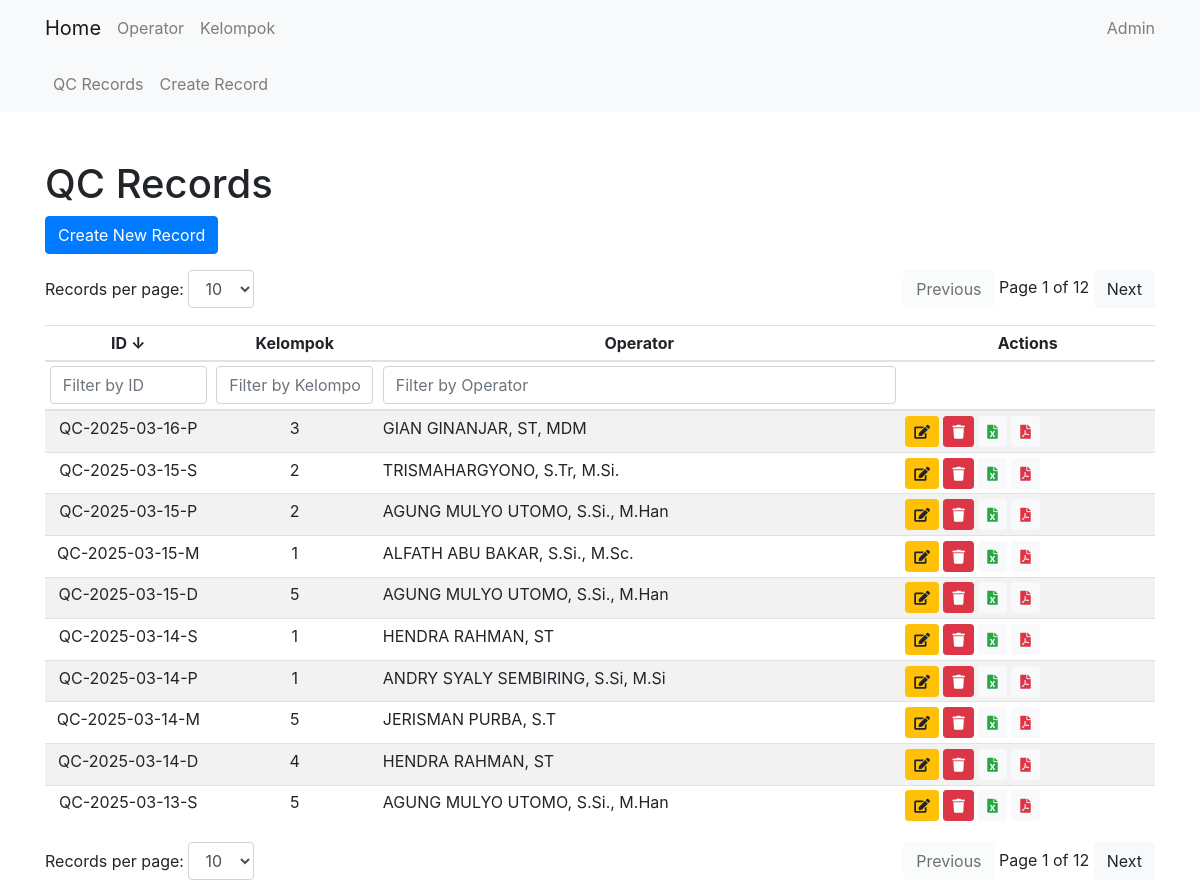
Page /qc/ on the earlier database version.
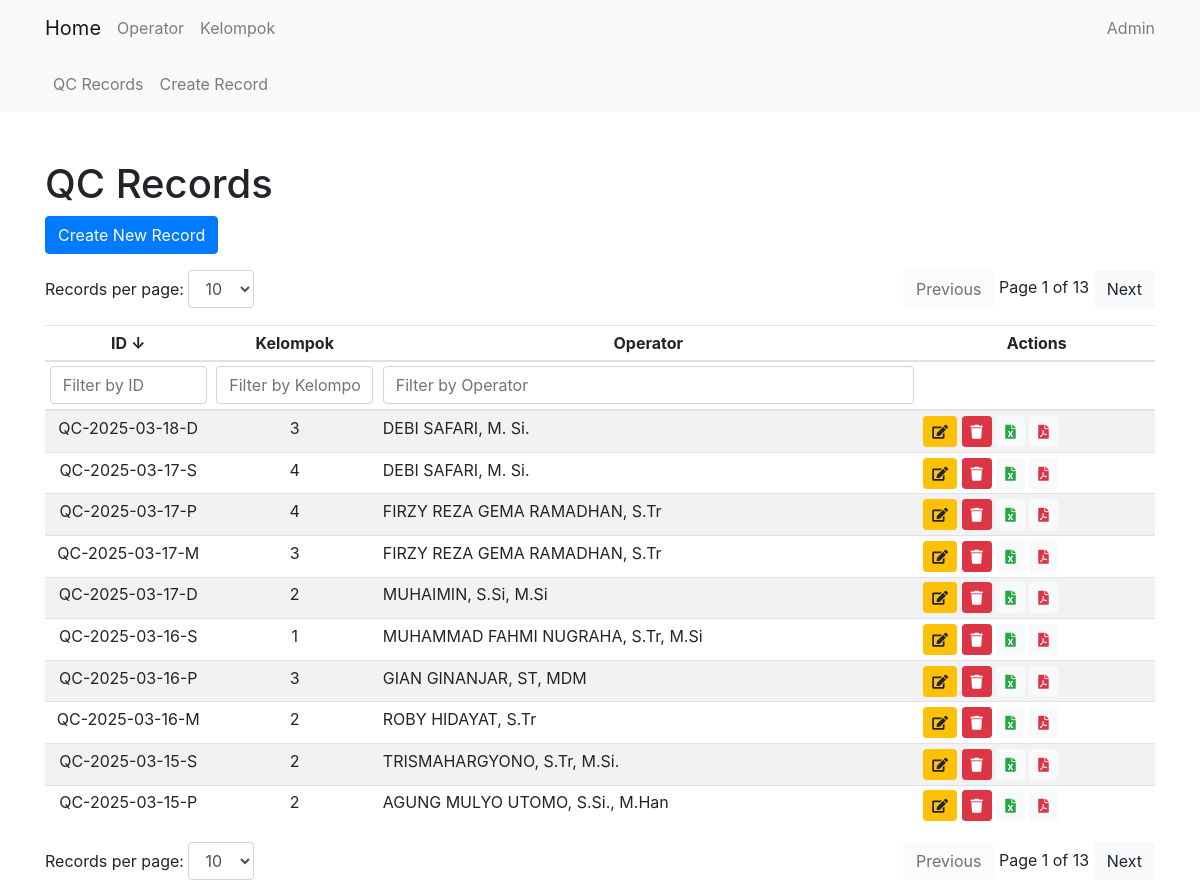
Same page on the later database version.
### qc/models.py (models this page shows, shortened)
class QcRecord(models.Model):
    date = models.DateField(default=get_default_date)
    qc_id = models.CharField(max_length=15, default='0')
    shift = models.CharField(max_length=15, choices=SHIFT, default='P')
    kelompok = models.CharField(max_length=1, choices=KELOMPOK, default='1')
    jam_pelaksanaan = models.TimeField(default=(timezone.now() + timezone.timedelta(hours=7)).replace(second=0, microsecond=0))
    qc_prev = models.TextField(default='0')
    qc = models.TextField(default='0')
    operator = models.ForeignKey(Operator, on_delete=models.CASCADE)
    NIP = models.CharField(max_length=18, default='0')
    event_indonesia = models.IntegerField(default=0)
    event_luar = models.IntegerField(default=0)
    kel_sebelum = models.CharField(max_length=1, choices=KELOMPOK, default='1')

### core/models.py (models this page shows)
class Operator(models.Model):
    name = models.CharField(max_length=100)
    NIP = models.CharField(max_length=18)
    nickname = models.CharField(max_length=100, default='')
    def __str__(self):
        return self.name

### qc/views.py (the view)
# urls.py: path('', QcRecordListView.as_view(), name='qcrecord_list'),
class QcRecordListView(ListView):
    model = QcRecord
    template_name = 'qc/qcrecord_list.html'
    context_object_name = 'qcrecords'

### qc/templates/qc/qcrecord_list.html (shortened to what this page needs)
{% extends 'core/base.html' %}
{% block content %}
<h1 class="mt-5">QC Records</h1>
<a href="{% url 'qc:qcrecord_create' %}" class="btn btn-primary mb-3">Create New Record</a>
<div class="d-flex justify-content-between mb-3">
    <div>
        <label for="recordsPerPageTop">Records per page:</label>
        <select id="recordsPerPageTop" class="form-control d-inline-block w-auto">
            <option value="10" selected>10</option>
        </select>
    </div>
    <div>
        <button id="prevPageTop" class="btn btn-light">Previous</button>
        <span id="pageInfoTop"></span>
        <button id="nextPageTop" class="btn btn-light">Next</button>
    </div>
</div>
<div class="table-responsive">
    <table class="table table-striped table-sm" id="qcRecordTable">
        <thead>
            <tr>
                <th onclick="sortTable(0)" style="cursor: pointer; text-align: center;" width="15%">ID <span id="idSortArrow">↓</span></th>
                <th onclick="sortTable(1)" style="cursor: pointer; text-align: center;" width="15%">Kelompok </th>
                <th onclick="sortTable(2)" style="cursor: pointer; text-align: center;">Operator </th>
                <th style="text-align: center;">Actions</th>
            </tr>
            <tr>
                <th><input type="text" id="idFilter" onkeyup="filterTable(0)" placeholder="Filter by ID" class="form-control"></th>
                <th><input type="text" id="kelompokFilter" onkeyup="filterTable(1)" placeholder="Filter by Kelompok" class="form-control"></th>
                <th><input type="text" id="operatorFilter" onkeyup="filterTable(2)" placeholder="Filter by Operator" class="form-control"></th>
                <th></th>
            </tr>
        </thead>
        <tbody id="qcRecordTableBody">
            {% for record in qcrecords|dictsortreversed:"qc_id" %}
            <tr>
                <td style="text-align: center;">{{ record.qc_id }}</td>
                <td style="text-align: center;">{{ record.kelompok }}</td>
                <td>{{ record.operator }}</td>
                <td>
                    <a href="{% url 'qc:qcrecord_update' record.pk %}" class="btn btn-sm btn-warning" data-toggle="tooltip" title="Edit">
                        <i class="fas fa-edit"></i>
                    </a>
                    <form action="{% url 'qc:qcrecord_delete_direct' record.pk %}" method="post" style="display:inline;">
                        <button type="button" class="btn btn-sm btn-danger delete-button" data-toggle="tooltip" title="Delete">
                            <i class="fas fa-trash"></i>
                        </button>
                    </form>
                    <a href="{% url 'qc:export_to_excel' record.pk %}" class="btn btn-sm btn-light text-success" data-toggle="tooltip" title="Export to Excel">
                        <i class="fas fa-file-excel"></i>
                    </a>
                    <a href="{% url 'qc:export_to_pdf' record.pk %}" class="btn btn-sm btn-light text-danger" data-toggle="tooltip" title="Export to PDF">
                        <i class="fas fa-file-pdf"></i>
                    </a>
                </td>
            </tr>
            {% endfor %}
        </tbody>
    </table>
</div>
<div class="d-flex justify-content-between">
    <div>
        <label for="recordsPerPage">Records per page:</label>
        <select id="recordsPerPage" class="form-control d-inline-block w-auto">
            <option value="10" selected>10</option>
        </select>
    </div>
    <div>
        <button id="prevPage" class="btn btn-light">Previous</button>
        <span id="pageInfo"></span>
        <button id="nextPage" class="btn btn-light">Next</button>
    </div>
</div>
{% endblock %}

Differences in the rows shown:
no longer on this page (row unchanged): QcRecord: qc_id "QC-2025-03-15-M", kelompok "1", operator "ALFATH ABU BAKAR, S.Si., M.Sc."
no longer on this page (row unchanged): QcRecord: qc_id "QC-2025-03-15-D", kelompok "5", operator "AGUNG MULYO UTOMO, S.Si., M.Han"
no longer on this page (row unchanged): QcRecord: qc_id "QC-2025-03-14-S", kelompok "1", operator "HENDRA RAHMAN, ST"
no longer on this page (row unchanged): QcRecord: qc_id "QC-2025-03-14-P", kelompok "1", operator "ANDRY SYALY SEMBIRING, S.Si, M.Si"
no longer on this page (row unchanged): QcRecord: qc_id "QC-2025-03-14-M", kelompok "5", operator "JERISMAN PURBA, S.T"
no longer on this page (row unchanged): QcRecord: qc_id "QC-2025-03-14-D", kelompok "4", operator "HENDRA RAHMAN, ST"
no longer on this page (row unchanged): QcRecord: qc_id "QC-2025-03-13-S", kelompok "5", operator "AGUNG MULYO UTOMO, S.Si., M.Han"
added QcRecord: qc_id "QC-2025-03-18-D", kelompok "3", operator "DEBI SAFARI, M. Si."
added QcRecord: qc_id "QC-2025-03-17-S", kelompok "4", operator "DEBI SAFARI, M. Si."
added QcRecord: qc_id "QC-2025-03-17-P", kelompok "4", operator "FIRZY REZA GEMA RAMADHAN, S.Tr"
added QcRecord: qc_id "QC-2025-03-17-M", kelompok "3", operator "FIRZY REZA GEMA RAMADHAN, S.Tr"
added QcRecord: qc_id "QC-2025-03-17-D", kelompok "2", operator "MUHAIMIN, S.Si, M.Si"
added QcRecord: qc_id "QC-2025-03-16-S", kelompok "1", operator "MUHAMMAD FAHMI NUGRAHA, S.Tr, M.Si"
added QcRecord: qc_id "QC-2025-03-16-M", kelompok "2", operator "ROBY HIDAYAT, S.Tr"
Other differences:
text written by a page script: "Page 1 of 12" → "Page 1 of 13"
